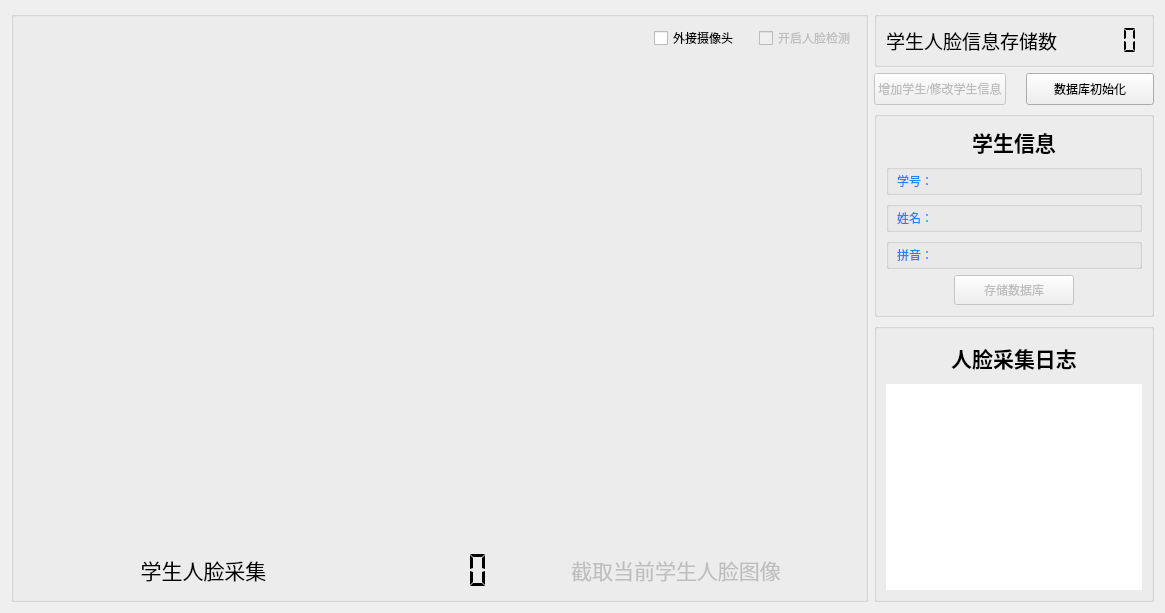
<?xml version="1.0" encoding="UTF-8"?>
<ui version="4.0">
 <class>dataRecordUI</class>
 <widget class="QWidget" name="dataRecordUI">
  <property name="geometry">
   <rect>
    <x>0</x>
    <y>0</y>
    <width>1165</width>
    <height>613</height>
   </rect>
  </property>
  <property name="windowTitle">
   <string>OpenCV Face Recognition System - DataRecord</string>
  </property>
  <layout class="QGridLayout" name="gridLayout_6">
   <item row="0" column="0">
    <widget class="QGroupBox" name="faceRecordGroupBox">
     <property name="title">
      <string/>
     </property>
     <property name="alignment">
      <set>Qt::AlignCenter</set>
     </property>
     <property name="flat">
      <bool>false</bool>
     </property>
     <layout class="QGridLayout" name="gridLayout_5">
      <item row="0" column="0">
       <layout class="QHBoxLayout" name="horizontalLayout">
        <property name="spacing">
         <number>20</number>
        </property>
        <item>
         <spacer name="horizontalSpacer_2">
          <property name="orientation">
           <enum>Qt::Horizontal</enum>
          </property>
          <property name="sizeHint" stdset="0">
           <size>
            <width>40</width>
            <height>20</height>
           </size>
          </property>
         </spacer>
        </item>
        <item>
         <widget class="QCheckBox" name="useExternalCameraCheckBox">
          <property name="cursor">
           <cursorShape>PointingHandCursor</cursorShape>
          </property>
          <property name="text">
           <string>外接摄像头</string>
          </property>
         </widget>
        </item>
        <item>
         <widget class="QCheckBox" name="enableFaceDetectButton">
          <property name="enabled">
           <bool>false</bool>
          </property>
          <property name="cursor">
           <cursorShape>PointingHandCursor</cursorShape>
          </property>
          <property name="text">
           <string>开启人脸检测</string>
          </property>
         </widget>
        </item>
       </layout>
      </item>
      <item row="2" column="0">
       <layout class="QHBoxLayout" name="horizontalLayout_2">
        <item alignment="Qt::AlignTop">
         <widget class="QPushButton" name="startFaceRecordButton">
          <property name="enabled">
           <bool>true</bool>
          </property>
          <property name="sizePolicy">
           <sizepolicy hsizetype="Minimum" vsizetype="Preferred">
            <horstretch>0</horstretch>
            <verstretch>0</verstretch>
           </sizepolicy>
          </property>
          <property name="minimumSize">
           <size>
            <width>0</width>
            <height>40</height>
           </size>
          </property>
          <property name="maximumSize">
           <size>
            <width>16777215</width>
            <height>40</height>
           </size>
          </property>
          <property name="font">
           <font>
            <pointsize>16</pointsize>
           </font>
          </property>
          <property name="cursor">
           <cursorShape>PointingHandCursor</cursorShape>
          </property>
          <property name="text">
           <string>学生人脸采集</string>
          </property>
          <property name="flat">
           <bool>true</bool>
          </property>
         </widget>
        </item>
        <item>
         <widget class="QFrame" name="frame">
          <property name="maximumSize">
           <size>
            <width>100</width>
            <height>16777215</height>
           </size>
          </property>
          <layout class="QVBoxLayout" name="verticalLayout">
           <property name="leftMargin">
            <number>0</number>
           </property>
           <property name="topMargin">
            <number>0</number>
           </property>
           <property name="rightMargin">
            <number>0</number>
           </property>
           <property name="bottomMargin">
            <number>0</number>
           </property>
           <item alignment="Qt::AlignTop">
            <widget class="QLCDNumber" name="faceRecordCountLcdNum">
             <property name="minimumSize">
              <size>
               <width>0</width>
               <height>40</height>
              </size>
             </property>
             <property name="font">
              <font>
               <pointsize>16</pointsize>
              </font>
             </property>
             <property name="frameShape">
              <enum>QFrame::NoFrame</enum>
             </property>
             <property name="segmentStyle">
              <enum>QLCDNumber::Flat</enum>
             </property>
             <property name="value" stdset="0">
              <double>0.000000000000000</double>
             </property>
             <property name="intValue" stdset="0">
              <number>0</number>
             </property>
            </widget>
           </item>
          </layout>
         </widget>
        </item>
        <item alignment="Qt::AlignTop">
         <widget class="QPushButton" name="enableFaceRecordButton">
          <property name="enabled">
           <bool>false</bool>
          </property>
          <property name="sizePolicy">
           <sizepolicy hsizetype="Minimum" vsizetype="Preferred">
            <horstretch>0</horstretch>
            <verstretch>0</verstretch>
           </sizepolicy>
          </property>
          <property name="minimumSize">
           <size>
            <width>0</width>
            <height>40</height>
           </size>
          </property>
          <property name="maximumSize">
           <size>
            <width>16777215</width>
            <height>40</height>
           </size>
          </property>
          <property name="font">
           <font>
            <pointsize>16</pointsize>
           </font>
          </property>
          <property name="cursor">
           <cursorShape>PointingHandCursor</cursorShape>
          </property>
          <property name="text">
           <string>截取当前学生人脸图像</string>
          </property>
          <property name="flat">
           <bool>true</bool>
          </property>
         </widget>
        </item>
       </layout>
      </item>
      <item row="1" column="0">
       <widget class="QLabel" name="faceDetectCaptureLabel">
        <property name="text">
         <string>&lt;html&gt;&lt;head/&gt;&lt;body&gt;&lt;p&gt;&lt;br/&gt;&lt;/p&gt;&lt;p&gt;&lt;br/&gt;&lt;/p&gt;&lt;/body&gt;&lt;/html&gt;</string>
        </property>
        <layout class="QGridLayout" name="gridLayout_4">
         <item row="0" column="0">
          <widget class="QWidget" name="faceDetectCaptureLabel_3" native="true">
           <property name="mouseTracking">
            <bool>true</bool>
           </property>
           <layout class="QGridLayout" name="_2">
            <item row="1" column="1">
             <widget class="QPushButton" name="startWebcamButton">
              <property name="minimumSize">
               <size>
                <width>60</width>
                <height>60</height>
               </size>
              </property>
              <property name="maximumSize">
               <size>
                <width>60</width>
                <height>60</height>
               </size>
              </property>
              <property name="cursor">
               <cursorShape>PointingHandCursor</cursorShape>
              </property>
              <property name="text">
               <string/>
              </property>
              <property name="flat">
               <bool>true</bool>
              </property>
             </widget>
            </item>
            <item row="1" column="0">
             <spacer name="horizontalSpacer">
              <property name="orientation">
               <enum>Qt::Horizontal</enum>
              </property>
              <property name="sizeHint" stdset="0">
               <size>
                <width>40</width>
                <height>20</height>
               </size>
              </property>
             </spacer>
            </item>
            <item row="0" column="1">
             <spacer name="verticalSpacer">
              <property name="orientation">
               <enum>Qt::Vertical</enum>
              </property>
              <property name="sizeHint" stdset="0">
               <size>
                <width>20</width>
                <height>40</height>
               </size>
              </property>
             </spacer>
            </item>
           </layout>
          </widget>
         </item>
        </layout>
       </widget>
      </item>
     </layout>
    </widget>
   </item>
   <item row="0" column="1">
    <layout class="QGridLayout" name="gridLayout_2">
     <property name="horizontalSpacing">
      <number>20</number>
     </property>
     <item row="0" column="0" colspan="2">
      <widget class="QGroupBox" name="dbGroupBox">
       <property name="title">
        <string/>
       </property>
       <layout class="QHBoxLayout" name="horizontalLayout_3">
        <item>
         <widget class="QLabel" name="dbUserCountLabel">
          <property name="font">
           <font>
            <pointsize>14</pointsize>
           </font>
          </property>
          <property name="text">
           <string>学生人脸信息存储数</string>
          </property>
          <property name="alignment">
           <set>Qt::AlignRight|Qt::AlignTrailing|Qt::AlignVCenter</set>
          </property>
         </widget>
        </item>
        <item>
         <widget class="QLCDNumber" name="dbUserCountLcdNum">
          <property name="frameShape">
           <enum>QFrame::NoFrame</enum>
          </property>
          <property name="frameShadow">
           <enum>QFrame::Raised</enum>
          </property>
          <property name="segmentStyle">
           <enum>QLCDNumber::Flat</enum>
          </property>
         </widget>
        </item>
       </layout>
      </widget>
     </item>
     <item row="1" column="0">
      <widget class="QPushButton" name="addOrUpdateUserInfoButton">
       <property name="enabled">
        <bool>false</bool>
       </property>
       <property name="minimumSize">
        <size>
         <width>0</width>
         <height>32</height>
        </size>
       </property>
       <property name="cursor">
        <cursorShape>PointingHandCursor</cursorShape>
       </property>
       <property name="text">
        <string>增加学生/修改学生信息</string>
       </property>
       <property name="autoDefault">
        <bool>false</bool>
       </property>
      </widget>
     </item>
     <item row="1" column="1">
      <widget class="QPushButton" name="initDbButtonRecord">
       <property name="minimumSize">
        <size>
         <width>0</width>
         <height>32</height>
        </size>
       </property>
       <property name="cursor">
        <cursorShape>PointingHandCursor</cursorShape>
       </property>
       <property name="text">
        <string>数据库初始化</string>
       </property>
      </widget>
     </item>
     <item row="2" column="0" colspan="2">
      <widget class="QGroupBox" name="infoConfirmGroupBox">
       <property name="title">
        <string/>
       </property>
       <layout class="QGridLayout" name="gridLayout">
        <item row="0" column="0" colspan="2">
         <widget class="QLabel" name="label">
          <property name="font">
           <font>
            <pointsize>16</pointsize>
            <weight>75</weight>
            <bold>true</bold>
           </font>
          </property>
          <property name="text">
           <string>学生信息</string>
          </property>
          <property name="alignment">
           <set>Qt::AlignCenter</set>
          </property>
         </widget>
        </item>
        <item row="4" column="0" colspan="2" alignment="Qt::AlignHCenter">
         <widget class="QPushButton" name="migrateToDbButton">
          <property name="enabled">
           <bool>false</bool>
          </property>
          <property name="minimumSize">
           <size>
            <width>120</width>
            <height>30</height>
           </size>
          </property>
          <property name="maximumSize">
           <size>
            <width>16777215</width>
            <height>30</height>
           </size>
          </property>
          <property name="cursor">
           <cursorShape>PointingHandCursor</cursorShape>
          </property>
          <property name="text">
           <string>存储数据库</string>
          </property>
          <property name="autoDefault">
           <bool>false</bool>
          </property>
         </widget>
        </item>
        <item row="1" column="0" colspan="2">
         <widget class="QGroupBox" name="groupBox_qrzl_1">
          <layout class="QHBoxLayout" name="horizontalLayout_4">
           <property name="spacing">
            <number>2</number>
           </property>
           <property name="leftMargin">
            <number>8</number>
           </property>
           <property name="topMargin">
            <number>0</number>
           </property>
           <property name="rightMargin">
            <number>0</number>
           </property>
           <property name="bottomMargin">
            <number>0</number>
           </property>
           <item>
            <widget class="QLabel" name="stuIDLabel">
             <property name="styleSheet">
              <string notr="true">color:rgb( 41, 126, 251 );</string>
             </property>
             <property name="frameShape">
              <enum>QFrame::NoFrame</enum>
             </property>
             <property name="text">
              <string>学号：</string>
             </property>
             <property name="alignment">
              <set>Qt::AlignRight|Qt::AlignTrailing|Qt::AlignVCenter</set>
             </property>
            </widget>
           </item>
           <item>
            <widget class="QLineEdit" name="stuIDLineEdit">
             <property name="focusPolicy">
              <enum>Qt::StrongFocus</enum>
             </property>
             <property name="styleSheet">
              <string notr="true">background: transparent;
border:none;</string>
             </property>
             <property name="readOnly">
              <bool>true</bool>
             </property>
            </widget>
           </item>
          </layout>
         </widget>
        </item>
        <item row="2" column="0" colspan="2">
         <widget class="QGroupBox" name="groupBox_qrzl_2">
          <layout class="QHBoxLayout" name="horizontalLayout_6">
           <property name="spacing">
            <number>2</number>
           </property>
           <property name="leftMargin">
            <number>8</number>
           </property>
           <property name="topMargin">
            <number>0</number>
           </property>
           <property name="rightMargin">
            <number>0</number>
           </property>
           <property name="bottomMargin">
            <number>0</number>
           </property>
           <item>
            <widget class="QLabel" name="cnNameLabel">
             <property name="styleSheet">
              <string notr="true">color:rgb( 41, 126, 251 );</string>
             </property>
             <property name="frameShape">
              <enum>QFrame::NoFrame</enum>
             </property>
             <property name="text">
              <string>姓名：</string>
             </property>
             <property name="alignment">
              <set>Qt::AlignRight|Qt::AlignTrailing|Qt::AlignVCenter</set>
             </property>
            </widget>
           </item>
           <item>
            <widget class="QLineEdit" name="cnNameLineEdit">
             <property name="focusPolicy">
              <enum>Qt::StrongFocus</enum>
             </property>
             <property name="styleSheet">
              <string notr="true">background: transparent;
border:none;</string>
             </property>
             <property name="readOnly">
              <bool>true</bool>
             </property>
            </widget>
           </item>
          </layout>
         </widget>
        </item>
        <item row="3" column="0" colspan="2">
         <widget class="QGroupBox" name="groupBox_qrzl_3">
          <layout class="QHBoxLayout" name="horizontalLayout_5">
           <property name="spacing">
            <number>2</number>
           </property>
           <property name="leftMargin">
            <number>8</number>
           </property>
           <property name="topMargin">
            <number>0</number>
           </property>
           <property name="rightMargin">
            <number>0</number>
           </property>
           <property name="bottomMargin">
            <number>0</number>
           </property>
           <item>
            <widget class="QLabel" name="enNameLabel">
             <property name="styleSheet">
              <string notr="true">color:rgb( 41, 126, 251 );</string>
             </property>
             <property name="frameShape">
              <enum>QFrame::NoFrame</enum>
             </property>
             <property name="text">
              <string>拼音：</string>
             </property>
             <property name="alignment">
              <set>Qt::AlignRight|Qt::AlignTrailing|Qt::AlignVCenter</set>
             </property>
            </widget>
           </item>
           <item>
            <widget class="QLineEdit" name="enNameLineEdit">
             <property name="focusPolicy">
              <enum>Qt::StrongFocus</enum>
             </property>
             <property name="styleSheet">
              <string notr="true">background: transparent;
border:none;</string>
             </property>
             <property name="readOnly">
              <bool>true</bool>
             </property>
            </widget>
           </item>
          </layout>
         </widget>
        </item>
       </layout>
      </widget>
     </item>
     <item row="3" column="0" colspan="2">
      <widget class="QGroupBox" name="logGroupBox">
       <property name="title">
        <string/>
       </property>
       <layout class="QVBoxLayout" name="verticalLayout_2">
        <item>
         <widget class="QLabel" name="label_7">
          <property name="minimumSize">
           <size>
            <width>0</width>
            <height>40</height>
           </size>
          </property>
          <property name="font">
           <font>
            <pointsize>16</pointsize>
            <weight>75</weight>
            <bold>true</bold>
           </font>
          </property>
          <property name="text">
           <string>人脸采集日志</string>
          </property>
          <property name="alignment">
           <set>Qt::AlignCenter</set>
          </property>
         </widget>
        </item>
        <item>
         <widget class="QTextBrowser" name="logTextEdit">
          <property name="frameShape">
           <enum>QFrame::NoFrame</enum>
          </property>
         </widget>
        </item>
       </layout>
      </widget>
     </item>
    </layout>
   </item>
  </layout>
 </widget>
 <resources/>
 <connections/>
</ui>
